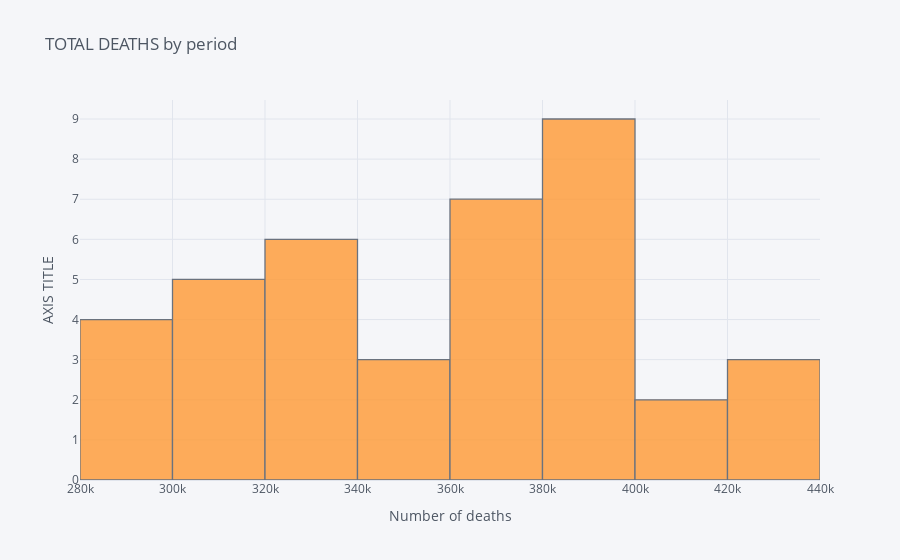

Notebook code for this chart:
### Markdown cell above
## ...and finally, show me some insights with Plotly!!!

### Code cell
# Cufflinks histogram
dataset_column=dataset['Total']

dataset_column.iplot(kind='hist',
                     title='TOTAL DEATHS by period',
                     yTitle='AXIS TITLE',
                     xTitle='Number of deaths')

### Figure 1 — Plotly figure (JSON) as saved in the notebook; plotly's stock layout.template omitted (floating-point values rounded to 4 significant figures)
{"data": [{"histfunc": "count", "histnorm": "", "marker": {"color": "rgba(255, 153, 51, 1.0)", "line": {"color": "#4D5663", "width": 1.3}}, "name": "Total", "opacity": 0.8, "orientation": "v", "type": "histogram", "x": [427721, 424523, 422568, 410611, 402950, 395830, 390419, 387911, 387355, 386324, 385361, 384933, 384828, 382047, 371934, 371478, 371102, 368618, 360511, 360391, 360131, 351449, 349521, 346227, 339661, 338242, 337691, 333142, 331515, 324796, 319437, 312532, 310413, 310073, 302569, 299409, 293386, 289344, 286655]}], "layout": {"barmode": "overlay", "legend": {"bgcolor": "#F5F6F9", "font": {"color": "#4D5663"}}, "paper_bgcolor": "#F5F6F9", "plot_bgcolor": "#F5F6F9", "title": {"font": {"color": "#4D5663"}, "text": "TOTAL DEATHS by period"}, "xaxis": {"gridcolor": "#E1E5ED", "showgrid": true, "tickfont": {"color": "#4D5663"}, "title": {"font": {"color": "#4D5663"}, "text": "Number of deaths"}, "zerolinecolor": "#E1E5ED"}, "yaxis": {"gridcolor": "#E1E5ED", "showgrid": true, "tickfont": {"color": "#4D5663"}, "title": {"font": {"color": "#4D5663"}, "text": "AXIS TITLE"}, "zerolinecolor": "#E1E5ED"}}}
